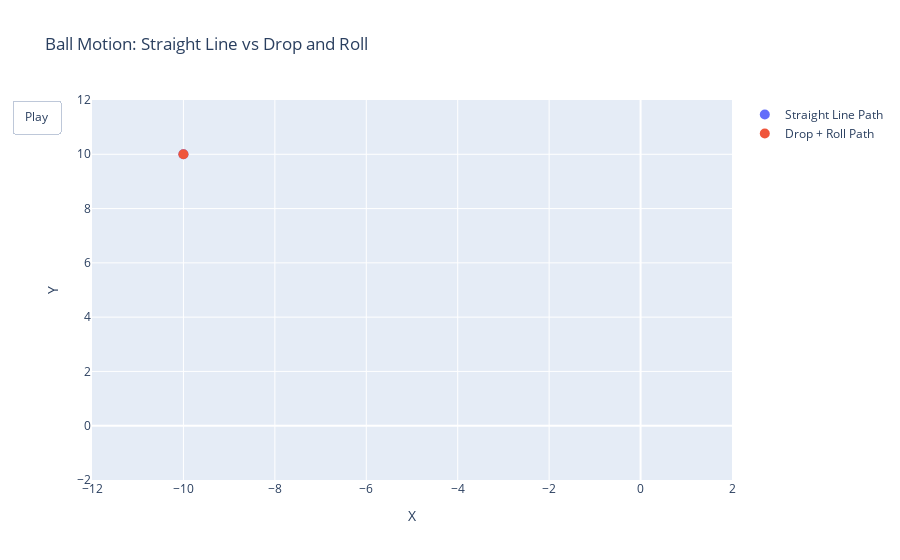

Here is the notebook cell this chart was saved with:
### Code cell
import numpy as np
import plotly.graph_objects as go

# Constants
g = 9.81    # gravitational acceleration
h = 10      # initial drop height
l = 10      # horizontal distance

# Points A and B for the straight-line motion
x_i, y_i = -l, h
x_f, y_f = 0, 0

# Calculate theta and acceleration along the incline
theta = np.arctan(h / l)
a = g * np.sin(theta)

# Calculate the total distance along the slope
r_total = np.sqrt(h**2 + l**2)

# Maximum time to reach the end of the slope for straight-line motion
t_max_straight = np.sqrt(2 * r_total / a)

# Maximum velocity and times for vertical drop + rolling motion
v_drop = np.sqrt(2 * g * h)
t_max_drop = np.sqrt(2 * h / g)
t_max_roll = l / v_drop
t_max_total = t_max_drop + t_max_roll

# Time array (use maximum time from both animations)
time_steps = np.linspace(0, max(t_max_straight, t_max_total), 200)

# Calculate r(t) for the straight-line path
r_t_straight = 0.5 * a * time_steps**2
x_t_straight = x_i + (r_t_straight / r_total) * (x_f - x_i)
y_t_straight = y_i + (r_t_straight / r_total) * (y_f - y_i)

# Initialize lists for the drop + roll path
x_t_drop_roll = []
y_t_drop_roll = []

# Calculate positions for drop + roll motion
for t in time_steps:
    if t <= t_max_drop:
        # Vertical drop phase
        x_t_drop_roll.append(-l)  # x remains constant during the drop
        y_t_drop_roll.append(-0.5 * g * t**2 + h)  # y follows free fall equation
    else:
        # Rolling phase
        x_t_drop_roll.append(v_drop * (t - t_max_drop) - l)  # x increases linearly after the drop
        y_t_drop_roll.append(0)  # y remains constant at 0 during the rolling phase

# Create the figure for Plotly
fig = go.Figure()

# Add traces for the initial position of both animations
fig.add_trace(go.Scatter(x=[x_t_straight[0]], y=[y_t_straight[0]], mode="markers", marker=dict(size=10), name="Straight Line Path"))
fig.add_trace(go.Scatter(x=[x_t_drop_roll[0]], y=[y_t_drop_roll[0]], mode="markers", marker=dict(size=10), name="Drop + Roll Path"))

# Define animation frames for both paths
frames = []
for i in range(len(time_steps)):
    frames.append(go.Frame(data=[
        go.Scatter(x=[x_t_straight[i]], y=[y_t_straight[i]], mode="markers", marker=dict(size=10)),
        go.Scatter(x=[x_t_drop_roll[i]], y=[y_t_drop_roll[i]], mode="markers", marker=dict(size=10))
    ]))

# Update the layout to include buttons and animation settings
fig.update_layout(
    xaxis=dict(range=[-l - 2, 2], title="X"),
    yaxis=dict(range=[-2, h + 2], title="Y"),
    title="Ball Motion: Straight Line vs Drop and Roll",
    updatemenus=[dict(type="buttons", showactive=False,
                      buttons=[dict(label="Play",
                                    method="animate",
                                    args=[None, dict(frame=dict(duration=50, redraw=True), 
                                                     fromcurrent=True, mode='immediate')])])]
)

# Add animation frames to the figure
fig.frames = frames

# Show the plot with the animations
fig.show()

### Figure 1 — Plotly figure (JSON) as saved in the notebook; plotly's stock layout.template omitted (floating-point values rounded to 4 significant figures)
{"data": [{"marker": {"size": 10}, "mode": "markers", "name": "Straight Line Path", "type": "scatter", "x": [-10], "y": [10]}, {"marker": {"size": 10}, "mode": "markers", "name": "Drop + Roll Path", "type": "scatter", "x": [-10], "y": [10]}], "layout": {"title": {"text": "Ball Motion: Straight Line vs Drop and Roll"}, "updatemenus": [{"buttons": [{"args": [null, {"frame": {"duration": 50, "redraw": true}, "fromcurrent": true, "mode": "immediate"}], "label": "Play", "method": "animate"}], "showactive": false, "type": "buttons"}], "xaxis": {"range": [-12, 2], "title": {"text": "X"}}, "yaxis": {"range": [-2, 12], "title": {"text": "Y"}}}}
